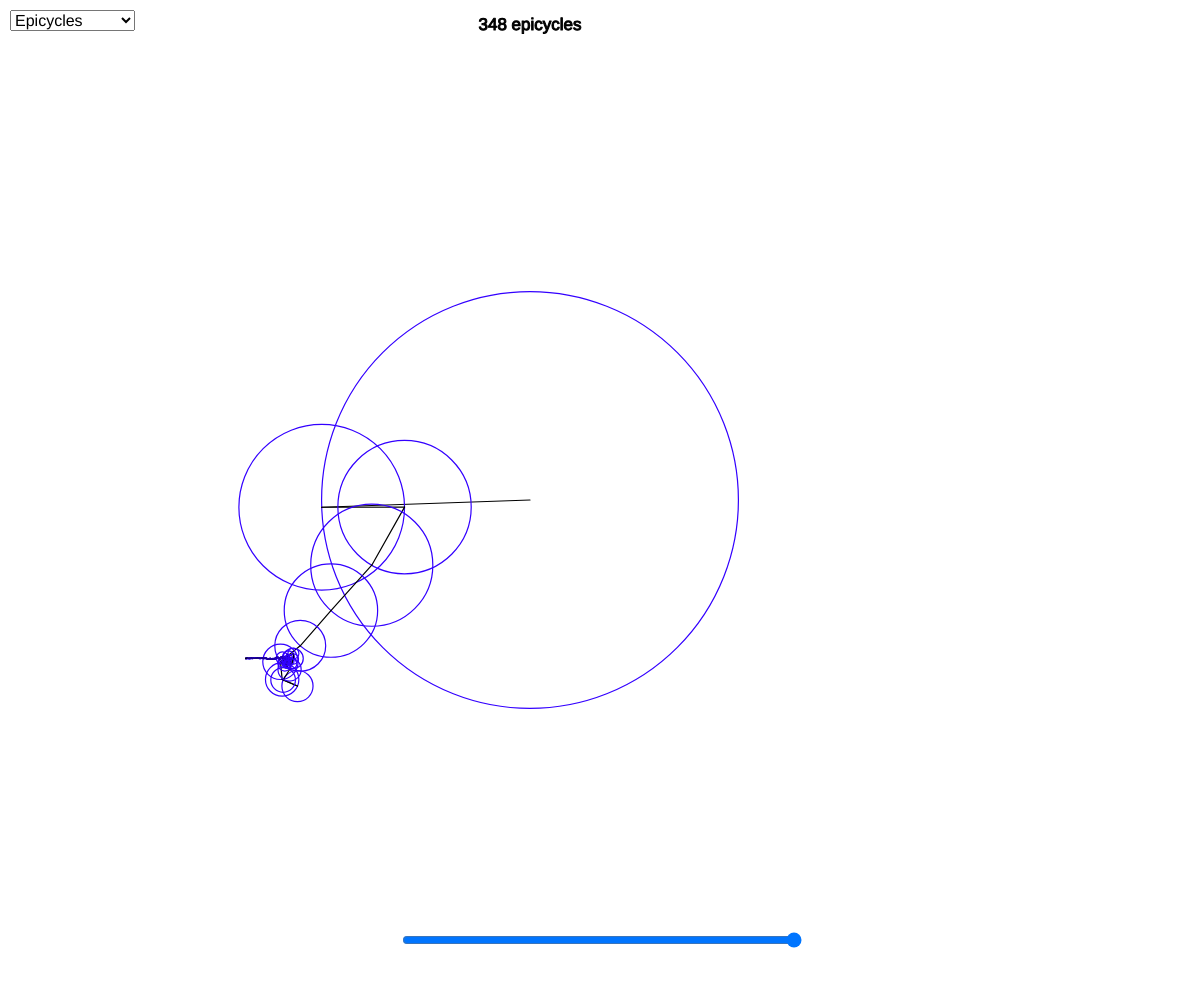
Frame 1 (no input)
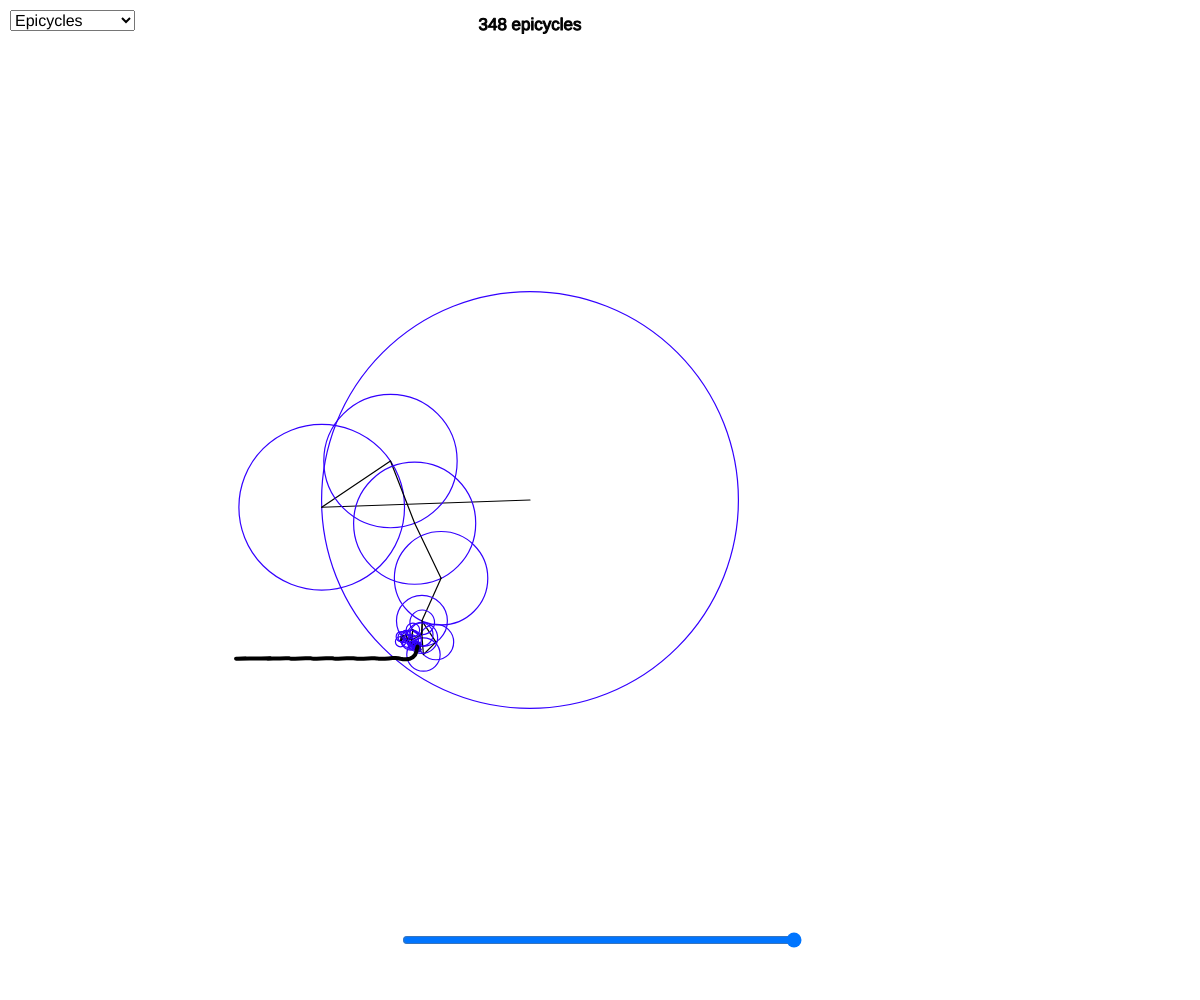
Frame 60 (no input)
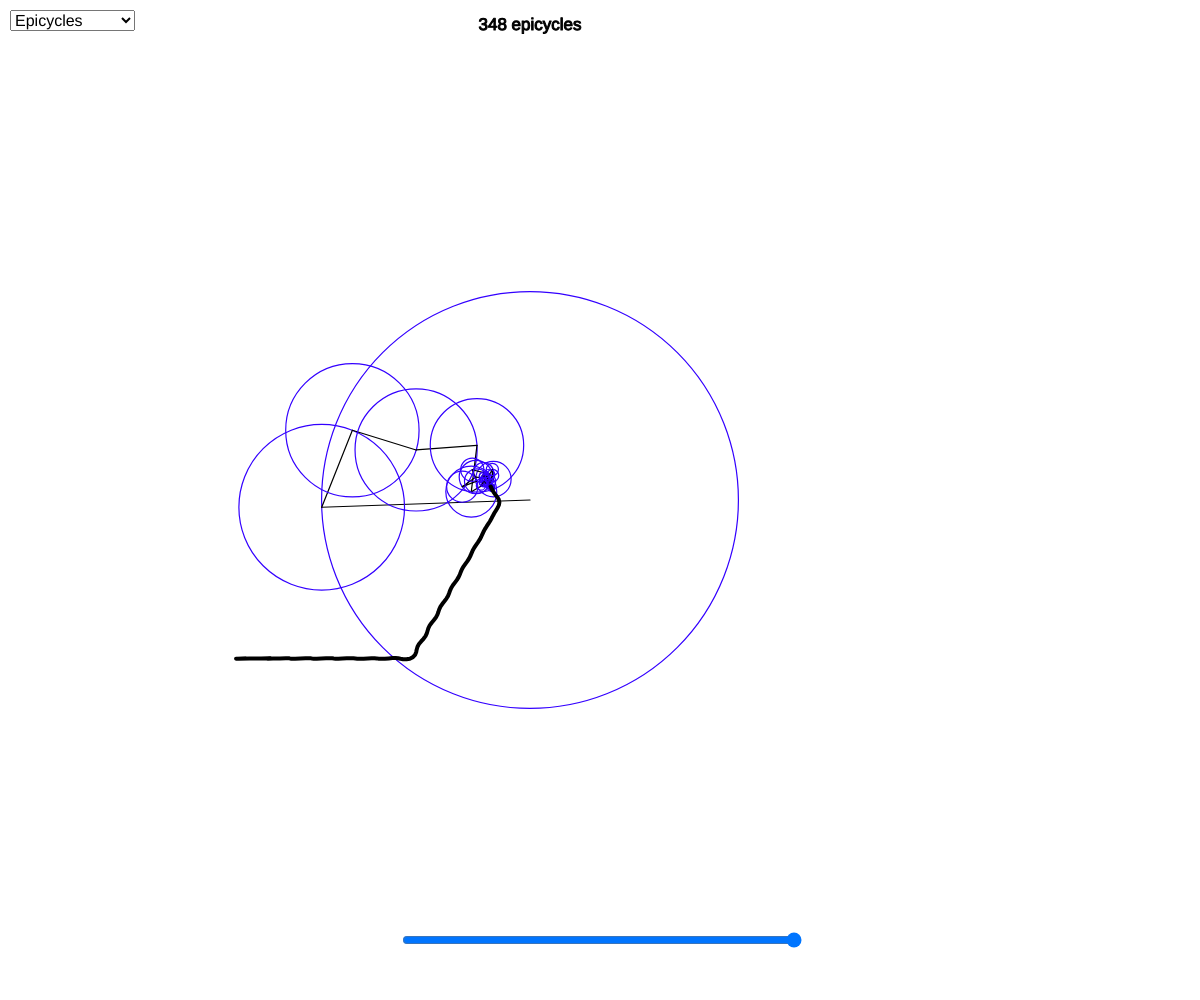
Frame 120 (the mouse pressed at the canvas centre since frame 60)

The p5.js sketch that drew these frames (run headless with seeded random() and noise() and a simulated clock; from frame 60 on, the mouse is pressed at the canvas centre):

// p5.js sketch
// ── sketch.js
/* 
 Title: Icosahedron with lower frequencies
 Author: Juan Carlos Ponce Campuzano
 Website: https://jcponce.github.io/
 Date: 12-Nov-2025
 License: Creative Commons Attribution-NonCommercial 4.0 International License
 http://creativecommons.org/licenses/by-nc/4.0/
 
 Comments: Finally I was able to make a simplified 
 version of the Discrete Fourier Transform (DFT), 
 now with lower frequencies so you can get a 
 better approximation of the signal. It has 
 also the approximation curve.

*/

let x = [];
let fourierX;
let time;
let path = [];

let sliderTerms;
let sel;
let show = true;
let scl;

function setup() {
  createCanvas(windowWidth, windowHeight);
  colorMode(HSB, 1, 1, 1);

  // Compute fourier coefficients with DFT
  const skip = 1;
  const size = 1;
  if (windowWidth < 1400) {
    scl = 0.05 * width;
  } else {
    scl = 0.04 * width;
  }
  for (let i = 0; i < drawing.length; i += skip) {
    const c = new Complex(scl * (drawing[i].x * size), -scl * (drawing[i].y * size));
    x.push(c);
  }

  if (drawing.length % 2 === 0) {
    fourierX = dftEven(x); //DFT low frequencies even
  } else {
    fourierX = dftOdd(x); //DFT low frequencies odd
  }

  fourierX.sort((a, b) => b.amp - a.amp);

  // Set initial potition
  time = 0;

  //UI
  sel = createSelect();
  sel.position(10, 10);
  sel.option('Epicycles');
  sel.option('Approx. Curve');
  sel.style('font-size:16px');
  sel.changed(options);

  sliderTerms = createSlider(1, fourierX.length, 1000, 1);
  sliderTerms.style('width', '400px');
  sliderTerms.position(windowWidth / 2 - 200, windowHeight - 70);
  sliderTerms.changed(clearPath);

  console.log(fourierX.length);
  // Maybe to change speed
  frameRate(47);
}

function draw() {

  background(1);
  translate(width / 2 - 70, height / 2);

  if (show === true) {

    // The epicycles
    strokeJoin(ROUND);

    let v = epicycles(0, 0, 0, fourierX, sliderTerms.value(), time);
    //I want to draw it just once
    if (0 <= time && time <= TWO_PI + PI / 10) {
      path.unshift(v);
    }
    beginShape();
    noFill();
    strokeWeight(4);
    for (let i = 0; i < path.length; i++) {
      vertex(path[i].x, path[i].y);
    }
    endShape();

    // Message for epycicles
    translate(-width / 2, -height / 2);
    textAlign(CENTER);
    textSize(17);
    strokeWeight(1);
    stroke(0);
    fill(0);
    text('' + sliderTerms.value() + ' epicycles', windowWidth / 2, 30);

  } else {

    // The approximation curve
    strokeWeight(4);
    stroke(0);
    strokeJoin(ROUND);
    noFill();
    beginShape();
    for (let k = 0; k < 360; k+=0.5) {
      let vs = fourierSeries(fourierX, radians(k), sliderTerms.value());
      vertex(vs.x, vs.y);
    }
    endShape(CLOSE);

    // Message for approx curve
    translate(-width / 2, -height / 2);
    textAlign(CENTER);
    textSize(17);
    strokeWeight(1);
    stroke(0);
    fill(0);
    text('Parametric curve with n=' + sliderTerms.value() + ' terms', windowWidth / 2, 30);

  }

  // Update time: two options
  const dt = 0.005;
  //const dt = TWO_PI / fourierX.length;
  time += dt;

}

// Extra functions

function options() {
  var item = sel.value();
  if (item === 'Epicycles') {
    clearPath();
    time = 0;
    show = true;
  } else {
    show = false;
  }
}

function clearPath() {
  path = [];
  time = 0;
}

function epicycles(x, y, rotation, fourier, terms, t) {
  // I believe I don't need 'rotation' variable
  // I will check later :)
  for (let i = 0; i < terms; i++) {
    let prevx = x;
    let prevy = y;
    let freq = fourier[i].freq;
    let radius = fourier[i].amp;
    let phase = fourier[i].phase;

    x += radius * cos(freq * t + phase + rotation);
    y += radius * sin(freq * t + phase + rotation);


    strokeWeight(1.2);
    stroke(0.7, 1, 1);
    noFill();
    ellipse(prevx, prevy, radius * 2);
    stroke(1, 1, 0);
    line(prevx, prevy, x, y);
  }
  return createVector(x, y);
}

function windowResized() {
  resizeCanvas(windowWidth, windowHeight);
  scl = 0.003 * width;
  sliderTerms.position(windowWidth / 2 - 200, windowHeight - 70);
}
// ── data.js
/*
Title: MAA logo Data

Data set by Juan Carlos Ponce Campuzano 2020
https://jcponce.github.io/
License: Attribution-NonCommercial 4.0 International (CC BY-NC 4.0)
https://creativecommons.org/licenses/by-nc/4.0/

*/

let drawing = [{
    x: -4.735741608,
    y: -2.641335888
  },
  {
    x: -4.552907364,
    y: -2.641335888
  },
  {
    x: -4.37007312,
    y: -2.641335888
  },
  {
    x: -4.187238876,
    y: -2.641335888
  },
  {
    x: -4.004404632,
    y: -2.641335888
  },
  {
    x: -3.821570388,
    y: -2.641335888
  },
  {
    x: -3.638736144,
    y: -2.641335888
  },
  {
    x: -3.4559019,
    y: -2.641335888
  },
  {
    x: -3.273067655,
    y: -2.641335888
  },
  {
    x: -3.090233411,
    y: -2.641335888
  },
  {
    x: -2.907399167,
    y: -2.641335888
  },
  {
    x: -2.724564923,
    y: -2.641335888
  },
  {
    x: -2.541730679,
    y: -2.641335888
  },
  {
    x: -2.358896435,
    y: -2.641335888
  },
  {
    x: -2.176062191,
    y: -2.641335888
  },
  {
    x: -1.993227947,
    y: -2.641335888
  },
  {
    x: -1.890015067,
    y: -2.501085412
  },
  {
    x: -1.798597945,
    y: -2.340057087
  },
  {
    x: -1.707180823,
    y: -2.179028762
  },
  {
    x: -1.615763701,
    y: -2.018000436
  },
  {
    x: -1.524346579,
    y: -1.856972111
  },
  {
    x: -1.432929457,
    y: -1.695943786
  },
  {
    x: -1.341512335,
    y: -1.534915461
  },
  {
    x: -1.250095212,
    y: -1.373887136
  },
  {
    x: -1.15867809,
    y: -1.212858811
  },
  {
    x: -1.067260968,
    y: -1.051830486
  },
  {
    x: -0.9758438463,
    y: -0.8908021608
  },
  {
    x: -0.8844267242,
    y: -0.7297738357
  },
  {
    x: -0.7930096022,
    y: -0.5687455106
  },
  {
    x: -0.7015924801,
    y: -0.4077171855
  },
  {
    x: -0.6101753581,
    y: -0.2466888604
  },
  {
    x: -0.518758236,
    y: -0.08566053535
  },
  {
    x: -0.5636145806,
    y: 0.07350102993
  },
  {
    x: -0.6558703918,
    y: 0.2320132874
  },
  {
    x: -0.7481262031,
    y: 0.390525545
  },
  {
    x: -0.8403820143,
    y: 0.5490378025
  },
  {
    x: -0.9326378256,
    y: 0.70755006
  },
  {
    x: -1.024893637,
    y: 0.8660623175
  },
  {
    x: -1.117149448,
    y: 1.024574575
  },
  {
    x: -1.209405259,
    y: 1.183086833
  },
  {
    x: -1.301661071,
    y: 1.34159909
  },
  {
    x: -1.393916882,
    y: 1.500111348
  },
  {
    x: -1.486172693,
    y: 1.658623605
  },
  {
    x: -1.578428504,
    y: 1.817135863
  },
  {
    x: -1.670684316,
    y: 1.97564812
  },
  {
    x: -1.762940127,
    y: 2.134160378
  },
  {
    x: -1.855195938,
    y: 2.292672635
  },
  {
    x: -1.947451749,
    y: 2.451184893
  },
  {
    x: -2.094709339,
    y: 2.512030441
  },
  {
    x: -2.276704894,
    y: 2.511191752
  },
  {
    x: -2.458700449,
    y: 2.510353062
  },
  {
    x: -2.640696004,
    y: 2.509514373
  },
  {
    x: -2.822691559,
    y: 2.508675684
  },
  {
    x: -3.004687114,
    y: 2.507836995
  },
  {
    x: -3.186682669,
    y: 2.506998306
  },
  {
    x: -3.368678223,
    y: 2.506159617
  },
  {
    x: -3.550673778,
    y: 2.505320927
  },
  {
    x: -3.732669333,
    y: 2.504482238
  },
  {
    x: -3.914664888,
    y: 2.503643549
  },
  {
    x: -4.096660443,
    y: 2.50280486
  },
  {
    x: -4.278655998,
    y: 2.501966171
  },
  {
    x: -4.460651553,
    y: 2.501127481
  },
  {
    x: -4.642647108,
    y: 2.500288792
  },
  {
    x: -4.824642663,
    y: 2.499450103
  },
  {
    x: -4.962404126,
    y: 2.422723569
  },
  {
    x: -5.052982559,
    y: 2.265050001
  },
  {
    x: -5.143560992,
    y: 2.107376432
  },
  {
    x: -5.234139425,
    y: 1.949702864
  },
  {
    x: -5.324717858,
    y: 1.792029296
  },
  {
    x: -5.415296291,
    y: 1.634355727
  },
  {
    x: -5.505874724,
    y: 1.476682159
  },
  {
    x: -5.596453157,
    y: 1.319008591
  },
  {
    x: -5.687031589,
    y: 1.161335022
  },
  {
    x: -5.777610022,
    y: 1.003661454
  },
  {
    x: -5.868188455,
    y: 0.8459878858
  },
  {
    x: -5.958766888,
    y: 0.6883143175
  },
  {
    x: -6.049345321,
    y: 0.5306407492
  },
  {
    x: -6.139923754,
    y: 0.3729671809
  },
  {
    x: -6.230502187,
    y: 0.2152936126
  },
  {
    x: -6.321080619,
    y: 0.05762004424
  },
  {
    x: -6.347377584,
    y: -0.1012439216
  },
  {
    x: -6.256799151,
    y: -0.2622722467
  },
  {
    x: -6.166220718,
    y: -0.4233005718
  },
  {
    x: -6.075642285,
    y: -0.5843288969
  },
  {
    x: -5.985063852,
    y: -0.745357222
  },
  {
    x: -5.894485419,
    y: -0.9063855471
  },
  {
    x: -5.803906987,
    y: -1.067413872
  },
  {
    x: -5.713328554,
    y: -1.228442197
  },
  {
    x: -5.622750121,
    y: -1.389470522
  },
  {
    x: -5.532171688,
    y: -1.550498847
  },
  {
    x: -5.441593255,
    y: -1.711527173
  },
  {
    x: -5.351014822,
    y: -1.872555498
  },
  {
    x: -5.260436389,
    y: -2.033583823
  },
  {
    x: -5.169857957,
    y: -2.194612148
  },
  {
    x: -5.079279524,
    y: -2.355640473
  },
  {
    x: -4.988701091,
    y: -2.516668798
  },
  {
    x: -4.885812865,
    y: -2.626753518
  },
  {
    x: -4.740719635,
    y: -2.56217445
  },
  {
    x: -4.595626404,
    y: -2.497595383
  },
  {
    x: -4.450533174,
    y: -2.433016315
  },
  {
    x: -4.305439943,
    y: -2.368437247
  },
  {
    x: -4.160346713,
    y: -2.303858179
  },
  {
    x: -4.015253482,
    y: -2.239279111
  },
  {
    x: -3.870160252,
    y: -2.174700043
  },
  {
    x: -3.725067022,
    y: -2.110120975
  },
  {
    x: -3.579973791,
    y: -2.045541907
  },
  {
    x: -3.434880561,
    y: -1.98096284
  },
  {
    x: -3.28978733,
    y: -1.916383772
  },
  {
    x: -3.1446941,
    y: -1.851804704
  },
  {
    x: -2.999600869,
    y: -1.787225636
  },
  {
    x: -2.854507639,
    y: -1.722646568
  },
  {
    x: -2.709414409,
    y: -1.6580675
  },
  {
    x: -2.574710102,
    y: -1.605987607
  },
  {
    x: -2.536969089,
    y: -1.670566675
  },
  {
    x: -2.499228075,
    y: -1.735145742
  },
  {
    x: -2.461487061,
    y: -1.79972481
  },
  {
    x: -2.423746048,
    y: -1.864303878
  },
  {
    x: -2.386005034,
    y: -1.928882946
  },
  {
    x: -2.34826402,
    y: -1.993462014
  },
  {
    x: -2.310523007,
    y: -2.058041082
  },
  {
    x: -2.272781993,
    y: -2.12262015
  },
  {
    x: -2.235040979,
    y: -2.187199218
  },
  {
    x: -2.197299965,
    y: -2.251778285
  },
  {
    x: -2.159558952,
    y: -2.316357353
  },
  {
    x: -2.121817938,
    y: -2.380936421
  },
  {
    x: -2.084076924,
    y: -2.445515489
  },
  {
    x: -2.046335911,
    y: -2.510094557
  },
  {
    x: -2.008594897,
    y: -2.574673625
  },
  {
    x: -1.970853883,
    y: -2.639252693
  },
  {
    x: -2.006159993,
    y: -2.578840016
  },
  {
    x: -2.043901007,
    y: -2.514260948
  },
  {
    x: -2.08164202,
    y: -2.449681881
  },
  {
    x: -2.119383034,
    y: -2.385102813
  },
  {
    x: -2.157124048,
    y: -2.320523745
  },
  {
    x: -2.194865061,
    y: -2.255944677
  },
  {
    x: -2.232606075,
    y: -2.191365609
  },
  {
    x: -2.270347089,
    y: -2.126786541
  },
  {
    x: -2.308088102,
    y: -2.062207473
  },
  {
    x: -2.345829116,
    y: -1.997628405
  },
  {
    x: -2.38357013,
    y: -1.933049338
  },
  {
    x: -2.421311144,
    y: -1.86847027
  },
  {
    x: -2.459052157,
    y: -1.803891202
  },
  {
    x: -2.496793171,
    y: -1.739312134
  },
  {
    x: -2.534534185,
    y: -1.674733066
  },
  {
    x: -2.572275198,
    y: -1.610153998
  },
  {
    x: -2.47003628,
    y: -1.518845094
  },
  {
    x: -2.340878144,
    y: -1.422395837
  },
  {
    x: -2.211720009,
    y: -1.32594658
  },
  {
    x: -2.082561873,
    y: -1.229497322
  },
  {
    x: -1.953403737,
    y: -1.133048065
  },
  {
    x: -1.824245601,
    y: -1.036598808
  },
  {
    x: -1.695087466,
    y: -0.9401495508
  },
  {
    x: -1.56592933,
    y: -0.8437002935
  },
  {
    x: -1.436771194,
    y: -0.7472510363
  },
  {
    x: -1.307613058,
    y: -0.6508017791
  },
  {
    x: -1.178454923,
    y: -0.5543525219
  },
  {
    x: -1.049296787,
    y: -0.4579032647
  },
  {
    x: -0.9201386512,
    y: -0.3614540075
  },
  {
    x: -0.7909805154,
    y: -0.2650047502
  },
  {
    x: -0.6618223797,
    y: -0.168555493
  },
  {
    x: -0.5326642439,
    y: -0.0721062358
  },
  {
    x: -0.5862321343,
    y: 0.0249382202
  },
  {
    x: -0.7145515809,
    y: 0.1222261666
  },
  {
    x: -0.8428710274,
    y: 0.219514113
  },
  {
    x: -0.971190474,
    y: 0.3168020594
  },
  {
    x: -1.099509921,
    y: 0.4140900058
  },
  {
    x: -1.227829367,
    y: 0.5113779522
  },
  {
    x: -1.356148814,
    y: 0.6086658987
  },
  {
    x: -1.48446826,
    y: 0.7059538451
  },
  {
    x: -1.612787707,
    y: 0.8032417915
  },
  {
    x: -1.741107153,
    y: 0.9005297379
  },
  {
    x: -1.8694266,
    y: 0.9978176843
  },
  {
    x: -1.997746046,
    y: 1.095105631
  },
  {
    x: -2.126065493,
    y: 1.192393577
  },
  {
    x: -2.25438494,
    y: 1.289681524
  },
  {
    x: -2.382704386,
    y: 1.38696947
  },
  {
    x: -2.511023833,
    y: 1.484257416
  },
  {
    x: -2.543895038,
    y: 1.560605187
  },
  {
    x: -2.507831403,
    y: 1.621829499
  },
  {
    x: -2.471767768,
    y: 1.68305381
  },
  {
    x: -2.435704132,
    y: 1.744278121
  },
  {
    x: -2.399640497,
    y: 1.805502432
  },
  {
    x: -2.363576862,
    y: 1.866726743
  },
  {
    x: -2.327513226,
    y: 1.927951054
  },
  {
    x: -2.291449591,
    y: 1.989175365
  },
  {
    x: -2.255385956,
    y: 2.050399676
  },
  {
    x: -2.21932232,
    y: 2.111623987
  },
  {
    x: -2.183258685,
    y: 2.172848298
  },
  {
    x: -2.14719505,
    y: 2.23407261
  },
  {
    x: -2.111131414,
    y: 2.295296921
  },
  {
    x: -2.075067779,
    y: 2.356521232
  },
  {
    x: -2.039004144,
    y: 2.417745543
  },
  {
    x: -2.002940509,
    y: 2.478969854
  },
  {
    x: -1.999450479,
    y: 2.484894787
  },
  {
    x: -2.035514115,
    y: 2.423670476
  },
  {
    x: -2.07157775,
    y: 2.362446165
  },
  {
    x: -2.107641385,
    y: 2.301221854
  },
  {
    x: -2.143705021,
    y: 2.239997543
  },
  {
    x: -2.179768656,
    y: 2.178773232
  },
  {
    x: -2.215832291,
    y: 2.117548921
  },
  {
    x: -2.251895926,
    y: 2.05632461
  },
  {
    x: -2.287959562,
    y: 1.995100298
  },
  {
    x: -2.324023197,
    y: 1.933875987
  },
  {
    x: -2.360086832,
    y: 1.872651676
  },
  {
    x: -2.396150468,
    y: 1.811427365
  },
  {
    x: -2.432214103,
    y: 1.750203054
  },
  {
    x: -2.468277738,
    y: 1.688978743
  },
  {
    x: -2.504341374,
    y: 1.627754432
  },
  {
    x: -2.540405009,
    y: 1.566530121
  },
  {
    x: -2.611910026,
    y: 1.54453482
  },
  {
    x: -2.757841946,
    y: 1.604920442
  },
  {
    x: -2.903773866,
    y: 1.665306064
  },
  {
    x: -3.049705785,
    y: 1.725691686
  },
  {
    x: -3.195637705,
    y: 1.786077308
  },
  {
    x: -3.341569624,
    y: 1.84646293
  },
  {
    x: -3.487501544,
    y: 1.906848552
  },
  {
    x: -3.633433464,
    y: 1.967234174
  },
  {
    x: -3.779365383,
    y: 2.027619796
  },
  {
    x: -3.925297303,
    y: 2.088005417
  },
  {
    x: -4.071229222,
    y: 2.148391039
  },
  {
    x: -4.217161142,
    y: 2.208776661
  },
  {
    x: -4.363093062,
    y: 2.269162283
  },
  {
    x: -4.509024981,
    y: 2.329547905
  },
  {
    x: -4.654956901,
    y: 2.389933527
  },
  {
    x: -4.800888821,
    y: 2.450319149
  },
  {
    x: -4.92295868,
    y: 2.468499766
  },
  {
    x: -4.945603288,
    y: 2.310826198
  },
  {
    x: -4.968247896,
    y: 2.15315263
  },
  {
    x: -4.990892505,
    y: 1.995479061
  },
  {
    x: -5.013537113,
    y: 1.837805493
  },
  {
    x: -5.036181721,
    y: 1.680131925
  },
  {
    x: -5.058826329,
    y: 1.522458356
  },
  {
    x: -5.081470937,
    y: 1.364784788
  },
  {
    x: -5.104115546,
    y: 1.20711122
  },
  {
    x: -5.126760154,
    y: 1.049437651
  },
  {
    x: -5.149404762,
    y: 0.8917640831
  },
  {
    x: -5.17204937,
    y: 0.7340905148
  },
  {
    x: -5.194693978,
    y: 0.5764169465
  },
  {
    x: -5.217338587,
    y: 0.4187433781
  },
  {
    x: -5.239983195,
    y: 0.2610698098
  },
  {
    x: -5.262627803,
    y: 0.1033962415
  },
  {
    x: -5.288194296,
    y: -0.04410483855
  },
  {
    x: -5.356128121,
    y: -0.04410483855
  },
  {
    x: -5.424061946,
    y: -0.04410483855
  },
  {
    x: -5.49199577,
    y: -0.04410483855
  },
  {
    x: -5.559929595,
    y: -0.04410483855
  },
  {
    x: -5.62786342,
    y: -0.04410483855
  },
  {
    x: -5.695797244,
    y: -0.04410483855
  },
  {
    x: -5.763731069,
    y: -0.04410483855
  },
  {
    x: -5.831664893,
    y: -0.04410483855
  },
  {
    x: -5.899598718,
    y: -0.04410483855
  },
  {
    x: -5.967532543,
    y: -0.04410483855
  },
  {
    x: -6.035466367,
    y: -0.04410483855
  },
  {
    x: -6.103400192,
    y: -0.04410483855
  },
  {
    x: -6.171334017,
    y: -0.04410483855
  },
  {
    x: -6.239267841,
    y: -0.04410483855
  },
  {
    x: -6.307201666,
    y: -0.04410483855
  },
  {
    x: -6.375135491,
    y: -0.04410483855
  },
  {
    x: -6.315967321,
    y: -0.04410483855
  },
  {
    x: -6.248033496,
    y: -0.04410483855
  },
  {
    x: -6.180099671,
    y: -0.04410483855
  },
  {
    x: -6.112165847,
    y: -0.04410483855
  },
  {
    x: -6.044232022,
    y: -0.04410483855
  },
  {
    x: -5.976298198,
    y: -0.04410483855
  },
  {
    x: -5.908364373,
    y: -0.04410483855
  },
  {
    x: -5.840430548,
    y: -0.04410483855
  },
  {
    x: -5.772496724,
    y: -0.04410483855
  },
  {
    x: -5.704562899,
    y: -0.04410483855
  },
  {
    x: -5.636629074,
    y: -0.04410483855
  },
  {
    x: -5.56869525,
    y: -0.04410483855
  },
  {
    x: -5.500761425,
    y: -0.04410483855
  },
  {
    x: -5.4328276,
    y: -0.04410483855
  },
  {
    x: -5.364893776,
    y: -0.04410483855
  },
  {
    x: -5.296959951,
    y: -0.04410483855
  },
  {
    x: -5.148539018,
    y: -0.1218864976
  },
  {
    x: -4.98080118,
    y: -0.2183357548
  },
  {
    x: -4.813063341,
    y: -0.314785012
  },
  {
    x: -4.645325502,
    y: -0.4112342692
  },
  {
    x: -4.477587664,
    y: -0.5076835265
  },
  {
    x: -4.309849825,
    y: -0.6041327837
  },
  {
    x: -4.142111987,
    y: -0.7005820409
  },
  {
    x: -3.974374148,
    y: -0.7970312981
  },
  {
    x: -3.806636309,
    y: -0.8934805553
  },
  {
    x: -3.638898471,
    y: -0.9899298125
  },
  {
    x: -3.471160632,
    y: -1.08637907
  },
  {
    x: -3.303422793,
    y: -1.182828327
  },
  {
    x: -3.135684955,
    y: -1.279277584
  },
  {
    x: -2.967947116,
    y: -1.375726841
  },
  {
    x: -2.800209277,
    y: -1.472176099
  },
  {
    x: -2.632471439,
    y: -1.568625356
  },
  {
    x: -2.577794314,
    y: -1.468496688
  },
  {
    x: -2.576955625,
    y: -1.274759484
  },
  {
    x: -2.576116936,
    y: -1.081022281
  },
  {
    x: -2.575278247,
    y: -0.8872850771
  },
  {
    x: -2.574439558,
    y: -0.6935478735
  },
  {
    x: -2.573600868,
    y: -0.4998106698
  },
  {
    x: -2.572762179,
    y: -0.3060734662
  },
  {
    x: -2.57192349,
    y: -0.1123362626
  },
  {
    x: -2.571084801,
    y: 0.08140094104
  },
  {
    x: -2.570246112,
    y: 0.2751381447
  },
  {
    x: -2.569407422,
    y: 0.4688753483
  },
  {
    x: -2.568568733,
    y: 0.6626125519
  },
  {
    x: -2.567730044,
    y: 0.8563497556
  },
  {
    x: -2.566891355,
    y: 1.050086959
  },
  {
    x: -2.566052666,
    y: 1.243824163
  },
  {
    x: -2.565213976,
    y: 1.437561366
  },
  {
    x: -2.657280406,
    y: 1.471704133
  },
  {
    x: -2.825856934,
    y: 1.374416187
  },
  {
    x: -2.994433462,
    y: 1.27712824
  },
  {
    x: -3.16300999,
    y: 1.179840294
  },
  {
    x: -3.331586518,
    y: 1.082552347
  },
  {
    x: -3.500163045,
    y: 0.9852644009
  },
  {
    x: -3.668739573,
    y: 0.8879764545
  },
  {
    x: -3.837316101,
    y: 0.7906885081
  },
  {
    x: -4.005892629,
    y: 0.6934005617
  },
  {
    x: -4.174469157,
    y: 0.5961126153
  },
  {
    x: -4.343045685,
    y: 0.4988246688
  },
  {
    x: -4.511622212,
    y: 0.4015367224
  },
  {
    x: -4.68019874,
    y: 0.304248776
  },
  {
    x: -4.848775268,
    y: 0.2069608296
  },
  {
    x: -5.017351796,
    y: 0.1096728832
  },
  {
    x: -5.185928324,
    y: 0.01238493679
  },
  {
    x: -5.274315343,
    y: -0.1116328458
  },
  {
    x: -5.251670735,
    y: -0.2726611709
  },
  {
    x: -5.229026126,
    y: -0.433689496
  },
  {
    x: -5.206381518,
    y: -0.5947178211
  },
  {
    x: -5.18373691,
    y: -0.7557461462
  },
  {
    x: -5.161092302,
    y: -0.9167744713
  },
  {
    x: -5.138447694,
    y: -1.077802796
  },
  {
    x: -5.115803085,
    y: -1.238831121
  },
  {
    x: -5.093158477,
    y: -1.399859447
  },
  {
    x: -5.070513869,
    y: -1.560887772
  },
  {
    x: -5.047869261,
    y: -1.721916097
  },
  {
    x: -5.025224652,
    y: -1.882944422
  },
  {
    x: -5.002580044,
    y: -2.043972747
  },
  {
    x: -4.979935436,
    y: -2.205001072
  },
  {
    x: -4.957290828,
    y: -2.366029397
  },
  {
    x: -4.93464622,
    y: -2.527057722
  },
  {
    x: -4.865494943,
    y: -2.641335888
  },
  {
    x: -4.682660699,
    y: -2.641335888
  },
  {
    x: -4.499826455,
    y: -2.641335888
  },
  {
    x: -4.316992211,
    y: -2.641335888
  },
  {
    x: -4.134157966,
    y: -2.641335888
  },
  {
    x: -3.951323722,
    y: -2.641335888
  },
  {
    x: -3.768489478,
    y: -2.641335888
  },
  {
    x: -3.585655234,
    y: -2.641335888
  },
  {
    x: -3.40282099,
    y: -2.641335888
  },
  {
    x: -3.219986746,
    y: -2.641335888
  }
  
];
// ── fourier.js
//===========================
// Complex Number Class
//===========================

class Complex {
  constructor(re, im) {
    this.re = re;
    this.im = im;
  }

  add(c) {
    this.re += c.re;
    this.im += c.im;
    return this;
  }

  mult(c) {
    const re = this.re * c.re - this.im * c.im;
    const im = this.re * c.im + this.im * c.re;
    return new Complex(re, im);
  }

  scale(factor) {
    this.re /= factor;
    this.im /= factor;
    return this;
  }

  get amp() {
    return Math.sqrt(this.re ** 2 + this.im ** 2);
  }

  get phase() {
    return Math.atan2(this.im, this.re);
  }
}


//===========================
// Discrete Fourier Transform (DFT)
//===========================

/**
 * Generic DFT function for both even and odd cases.
 * @param {Complex[]} x - Input signal as array of Complex numbers.
 * @param {boolean} isOdd - True for odd DFT, false for even DFT.
 */
function dft(x, isOdd = false) {
  const X = [];
  const N = x.length;
  const half = isOdd ? (N - 1) / 2 : N / 2;

  for (let k = -half; k <= (isOdd ? half : half - 1); k++) {
    let sum = new Complex(0, 0);

    for (let l = 0; l < N; l++) {
      const phi = (k * 2 * Math.PI * l) / N;
      const c = new Complex(Math.cos(phi), -Math.sin(phi));
      sum.add(x[l].mult(c));
    }

    sum.scale(N);

    const freq = k;
    X[k + half] = {
      re: sum.re,
      im: sum.im,
      freq,
      amp: sum.amp,
      phase: sum.phase
    };
  }
  return X;
}

/**
 * DFT for odd signals (lower frequencies)
 */
function dftOdd(x) {
  return dft(x, true);
}

/**
 * DFT for even signals (lower frequencies)
 */
function dftEven(x) {
  return dft(x, false);
}


//===========================
// Fourier Series Reconstruction
//===========================

/**
 * Fourier series representation using Fourier coefficients.
 * @param {Array} fourier - Array of Fourier coefficients.
 * @param {number} t - Time or angle parameter.
 * @param {number} terms - Number of terms to use in the reconstruction.
 */
function fourierSeries(fourier, t, terms) {
  let sumX = 0;
  let sumY = 0;

  for (let k = 0; k < terms; k++) {
    const { freq: f, re: r, im: i } = fourier[k];
    sumX += Math.cos(f * t) * r - Math.sin(f * t) * i;
    sumY += Math.cos(f * t) * i + Math.sin(f * t) * r;
  }

  return createVector(sumX, sumY);
}

// ── style.css
html, body {
  margin: 0;
  padding: 0;
}
canvas {
  display: block;
}

input[type=range] {
  width: 100%;
  margin: 10.65px 0;
  background-color: transparent;
  -webkit-appearance: none;
}
input[type=range]:focus {
  outline: none;
}
input[type=range]::-webkit-slider-runnable-track {
  background: #196bb6;
  border: 0.2px solid #010101;
  border-radius: 1.3px;
  width: 100%;
  height: 4.7px;
  cursor: pointer;
}
input[type=range]::-webkit-slider-thumb {
  margin-top: -10.85px;
  width: 26px;
  height: 26px;
  background: #b5b7b8;
  border: 3.1px solid #000000;
  border-radius: 16px;
  cursor: pointer;
  -webkit-appearance: none;
}
input[type=range]:focus::-webkit-slider-runnable-track {
  background: #1c78cc;
}
input[type=range]::-moz-range-track {
  background: #196bb6;
  border: 0.2px solid #010101;
  border-radius: 1.3px;
  width: 100%;
  height: 4.7px;
  cursor: pointer;
}
input[type=range]::-moz-range-thumb {
  width: 26px;
  height: 26px;
  background: #b5b7b8;
  border: 3.1px solid #000000;
  border-radius: 16px;
  cursor: pointer;
}
input[type=range]::-ms-track {
  background: transparent;
  border-color: transparent;
  border-width: 11.85px 0;
  color: transparent;
  width: 100%;
  height: 4.7px;
  cursor: pointer;
}
input[type=range]::-ms-fill-lower {
  background: #165ea0;
  border: 0.2px solid #010101;
  border-radius: 2.6px;
}
input[type=range]::-ms-fill-upper {
  background: #196bb6;
  border: 0.2px solid #010101;
  border-radius: 2.6px;
}
input[type=range]::-ms-thumb {
  width: 26px;
  height: 26px;
  background: #b5b7b8;
  border: 3.1px solid #000000;
  border-radius: 16px;
  cursor: pointer;
  margin-top: 0px;
  /*Needed to keep the Edge thumb centred*/
}
input[type=range]:focus::-ms-fill-lower {
  background: #196bb6;
}
input[type=range]:focus::-ms-fill-upper {
  background: #1c78cc;
}
/*TODO: Use one of the selectors from https://stackoverflow.com/a/20541859/7077589 and figure out
how to remove the virtical space around the range input in IE*/
@supports (-ms-ime-align:auto) {
  /* Pre-Chromium Edge only styles, selector taken from hhttps://stackoverflow.com/a/32202953/7077589 */
  input[type=range] {
    margin: 0;
    /*Edge starts the margin from the thumb, not the track as other browsers do*/
  }
}
